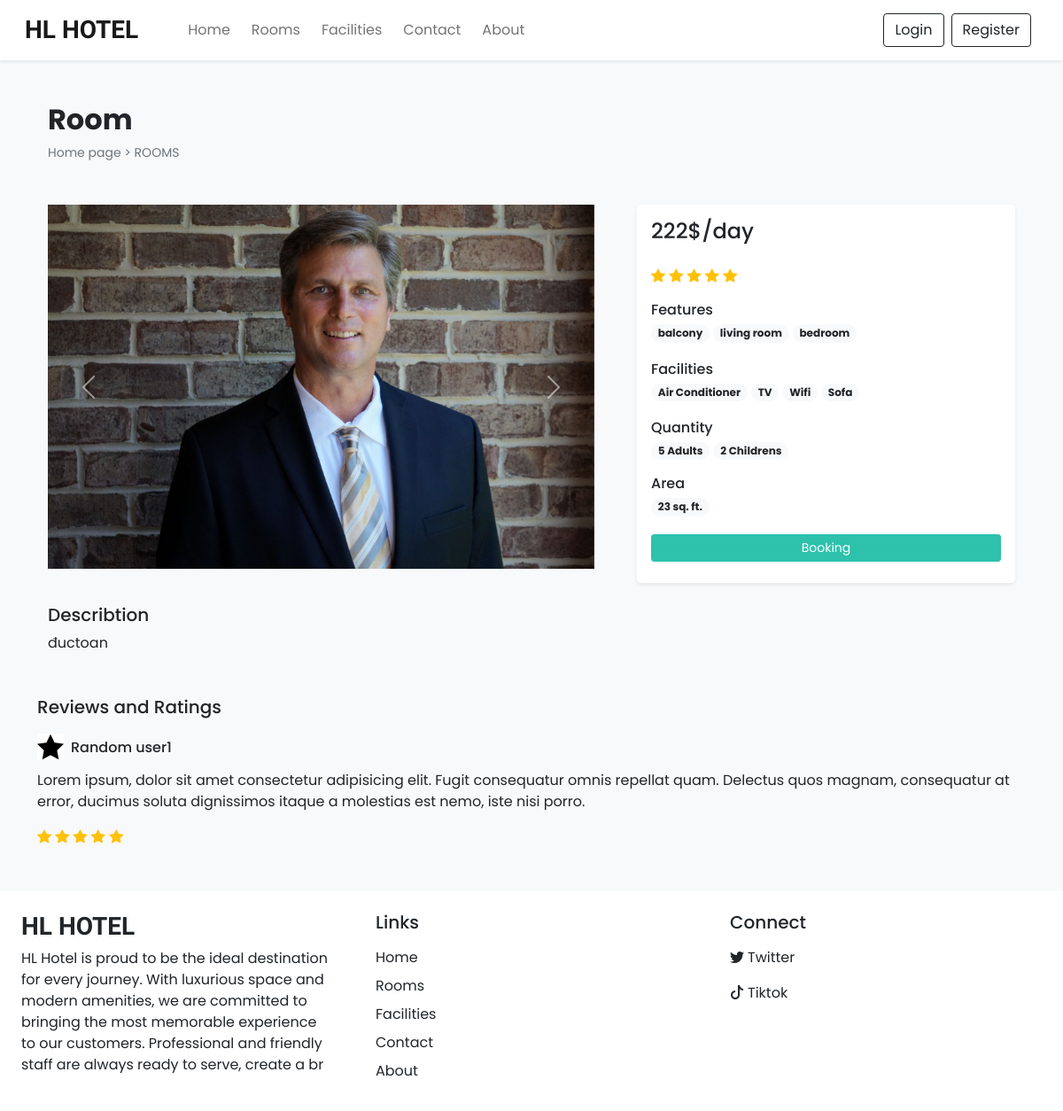
Screenshot of /room_details.php?id=16 with the database file from the repository.
### tables this page shows
CREATE TABLE `settings` (
  `sr_no` int(11) NOT NULL,
  `site_title` varchar(50) NOT NULL,
  `site_about` varchar(255) NOT NULL,
  `shutdown` tinyint(1) NOT NULL
);

CREATE TABLE `rooms` (
  `id` int(11) NOT NULL,
  `name` varchar(150) NOT NULL,
  `area` int(11) NOT NULL,
  `price` int(11) NOT NULL,
  `quantity` int(11) NOT NULL,
  `adult` int(11) NOT NULL,
  `children` int(11) NOT NULL,
  `description` varchar(500) NOT NULL,
  `status` tinyint(4) NOT NULL DEFAULT 1,
  `removed` int(11) NOT NULL DEFAULT 0
);

CREATE TABLE `features` (
  `id` int(11) NOT NULL,
  `name` varchar(50) NOT NULL
);

CREATE TABLE `facilities` (
  `id` int(11) NOT NULL,
  `icon` varchar(50) NOT NULL,
  `name` varchar(60) NOT NULL,
  `description` varchar(250) NOT NULL
);

### admin/inc/db_config.php (called while the page is built, shortened)
<?php
    function select($sql, $values, $datatypes){
        $con = $GLOBALS['con'];
        if($stmt = mysqli_prepare($con, $sql)){
            mysqli_stmt_bind_param($stmt, $datatypes,...$values);
            if(mysqli_stmt_execute($stmt)){
                $res = mysqli_stmt_get_result($stmt);
                return $res;
            }
            else{
                mysqli_stmt_close($stmt);
                die("Query cannot be executed - Select");
            }
        }
        else{
            die("Query cannot be prepared - Select");
        }
    }
 ?>

### room_details.php (the view, shortened to what this page needs)
<!DOCTYPE html>
<html lang="en">
<head>
    <?php require('inc/links.php') ?>
</head>
<body class="bg-light">
    <?php require('inc/header.php') ?>
     <?php
        $data = filteration($_GET);
        $room_res = select("SELECT * FROM `rooms` WHERE `id`=? AND `status`=? AND `removed`=?", [$data['id'],1,0], 'iii');
        $room_data = mysqli_fetch_assoc($room_res);
    ?>
    <div class="container">
        <div class="row">
            <div class="my-5 px-4">
                <h2 class="fw-bold"><?php echo $room_data['name']?></h2>
                <div style="font-size: 14px;">
                    <a href="index.php" class="text-secondary text-decoration-none">Home page</a>
                    <span class="text-secondary"> > </span>
                    <a href="Rooms.php" class="text-secondary text-decoration-none">ROOMS</a>
                </div>
            </div>
            <div class="col-lg-7 col-md-12 px-4">
                <div id="roomCarousel" class="carousel slide" data-bs-ride="carousel">
                    <div class="carousel-inner">
                        <?php
                            $room_img = ROOMS_IMG_PATH."1.jpg";
                            $img_q = mysqli_query($con, "SELECT * FROM `room_images`
                            WHERE `room_id`='$room_data[id]' ");
                            if (mysqli_num_rows($img_q) > 0){
                                $active_class ='active';
                                while ($img_res = mysqli_fetch_assoc($img_q)){
                                    echo "<div class='carousel-item $active_class'>
                                            <img src='".ROOMS_IMG_PATH.$img_res['image']."' class='d-block w-100 rounded'>
                                        </div>";
                                    $active_class='';
                                }
                            }
                            else{
                                echo"<div class='carousel-item active'>
                                    <img src='$room_img' class='d-block w-100'>
                                    </div>";
                            }
                        ?>
                    </div>
                    <button class="carousel-control-prev" type="button" data-bs-target="#roomCarousel" data-bs-slide="prev">
                        <span class="carousel-control-prev-icon" aria-hidden="true"></span>
                    </button>
                    <button class="carousel-control-next" type="button" data-bs-target="#roomCarousel" data-bs-slide="next">
                        <span class="carousel-control-next-icon" aria-hidden="true"></span>
                    </button>
                    </div>
            </div>
            <div class="col-lg-5 col-md12 px-4">
            <div class="card ,mb-4 border-0 shadow-sm rounded-3">
                <div class="card-body">
                    <?php
                    echo <<<price
                        <h4 class="mb-4">$room_data[price]$/day</h4>
                    price;
                    echo <<<rating
                        <div class="mb-3">
                            <i class="bi bi-star-fill text-warning"></i>
                            <i class="bi bi-star-fill text-warning"></i>
                            <i class="bi bi-star-fill text-warning"></i>
                            <i class="bi bi-star-fill text-warning"></i>
                            <i class="bi bi-star-fill text-warning"></i>
                        </div>
                    rating;
                    $fea_q = mysqli_query($con,"SELECT f.name FROM `features` f
                        INNER JOIN `room_features` rfea ON f.id = rfea.features_id
                        WHERE rfea.room_id = '$room_data[id]'");
                    $features_data = "";
                        while($fea_row = mysqli_fetch_assoc($fea_q)){
                            $features_data .= "<span class='badge rounded-pill bg-light text-dark text-wrap me-1 mb-1'>
                                       $fea_row[name]
                                    </span>";
                        }
                        echo<<<features
                            <div class="mb-3">
                                <h6 class="mb-1">Features</h6>
                                 $features_data
                            </div>
                        features;
                            $fac_q = mysqli_query($con, "SELECT f.name FROM `facilities` f
                            INNER JOIN `room_facilities` rfac ON f.id = rfac.facilities_id
                            WHERE rfac.room_id = '$room_data[id]'");
                            $facilities_data = "";
                            while($fac_row = mysqli_fetch_assoc($fac_q)){
                            $facilities_data .= "<span class='badge rounded-pill bg-light text-dark text-wrap  me-1 mb-1'>
                                       $fac_row[name]
                                    </span>";
                        }
                        echo<<<facilities
                            <div class="mb-3">
                                <h6 class="mb-1">Facilities</h6>
                                 $facilities_data
                            </div>
                        facilities;
                        echo<<<guests
                            <div class="mb-3">
                                <h6 class="mb-1">Quantity</h6>
                                    <span class='badge rounded-pill bg-light text-dark text-wrap'>
                                    $room_data[adult] Adults
                                    </span>
                                    <span class='badge rounded-pill bg-light text-dark text-wrap'>
                                    $room_data[children] Childrens
                                    </span>
                            </div>
                        guests;
                        echo<<<area
                            <div class="mb-3">
                                <h6 class="mb-1">Area</h6>
                                <span class='badge rounded-pill bg-light text-dark text-wrap me-1 mb-1'>
                                    $room_data[area] sq. ft.
                                </span>
                            </div>
                        area;
                        if ( !$settings_r['shutdown']){
                            $login = 0;
                            echo<<<book
                                <button onclick='checkLoginToBook($login,$room_data[id])' class='btn btn-sm w-100 text-white custom-bg shadow-none mb-2'>Booking</button>
                            book;
                        }
                    ?>
                </div>
            </div>
        </div>
            <div class="col-12 mt-4 px-4">
                <div class="mb-5">
                    <h5>Describtion</h5>
                    <p>
                        <?php echo $room_data['description'] ?>
                    </p>
                </div>
            </div>
            <h5 class="mb-3">Reviews and Ratings</h5>
            <div>
                <div class="d-flex align-items-center mb-2">
                    <img src="./images//facilities/star.png" width="30px">
                    <h6 class="m-2 ms-2">Random user1</h6>
                </div>
                <p>
                    Lorem ipsum, dolor sit amet consectetur adipisicing elit.
                     Fugit consequatur omnis repellat quam. Delectus quos magnam, consequatur at error,
                    ducimus soluta dignissimos itaque a molestias est nemo, iste nisi porro.
                </p>
                <div class="rating">
                    <i class="bi bi-star-fill text-warning"></i>
                    <i class="bi bi-star-fill text-warning"></i>
                    <i class="bi bi-star-fill text-warning"></i>
                    <i class="bi bi-star-fill text-warning"></i>
                    <i class="bi bi-star-fill text-warning"></i>
                </div>
            </div>
        </div>
    </div>
    <?php require('inc/footer.php') ?>
</body>
</html>

### inc/header.php (shortened to what this page needs)
<nav id="nav-bar" class="navbar navbar-expand-lg navbar-light bg-white px-lg-3 py-lg-2 shadow-sm sticky-top">
    <div class="container-fluid">
        <a class="navbar-brand me-5 fw-bold fs-3 h-font" href="index.php"><?php echo $settings_r['site_title'] ?></a>
        <div class="collapse navbar-collapse" id="navbarSupportedContent">
        <ul class="navbar-nav me-auto mb-2 mb-lg-0">
            <li class="nav-item">
            <a class="nav-link me-2" href="index.php">Home</a>
            </li>
            <li class="nav-item">
            <a class="nav-link me-2" href="Rooms.php">Rooms</a>
            </li>
            <li class="nav-item">
            <a class="nav-link me-2" href="Facilities.php">Facilities</a>
            </li>
            <li class="nav-item">
            <a class="nav-link me-2" href="Contact.php">Contact</a>
            </li>
            <li class="nav-item">
            <a class="nav-link me-2" href="About.php">About</a>
            </li>
        </ul>
        <div class="d-flex">
            <?php
                if(isset($_SESSION['login']) && $_SESSION['login'] == true)
                {
                    echo<<<data
                        <div class="btn-group">
                            <button type="button" class="btn btn-outline-dark shadow-none dropdown-toggle" data-bs-toggle="dropdown" data-bs-display="static" aria-expanded="false">
                                $_SESSION[uName]
                            </button>
                            <ul class="dropdown-menu dropdown-menu-lg-end">
                                <li><a class="dropdown-item" href="./admin/dashboard.php">Profile</a></li>
                                <li><a class="dropdown-item" href="bookings.php">Bookings</a></li>
                                <li><a class="dropdown-item" href="logout.php">Logout</a></li>
                            </ul>
                        </div>
                    data;
                }
                else{
                    echo<<<data
                        <button type="button" class="btn btn-outline-dark  shadow-none me-lg-2 me-3" data-bs-toggle="modal" data-bs-target="#loginModal">
                            Login
                        </button>
                        <button type="button" class="btn btn-outline-dark  shadow-none me-lg-2 me-3" data-bs-toggle="modal" data-bs-target="#registerModal">
                            Register
                        </button>
                    data;
                }
            ?>
        </div>
        </div>
    </div>
</nav>

### inc/footer.php (shortened to what this page needs)
<div class="container-fluid bg-white mt-5">
    <div class="row">
        <div class="col-lg-4 p-4">
            <h3 class="h-font fw-bold fs-3 mb-2"><?php echo $settings_r['site_title'] ?></h3>
            <p>
                <?php echo $settings_r['site_about'] ?>
            </p>
        </div>
        <div class="col-lg-4 p-4">
            <h5 class="mb-3">Links</h5>
            <a href="index.php" class="d-inline-block mb-2 text-dark text-decoration-none">Home</a><br>
            <a href="Rooms.php" class="d-inline-block mb-2 text-dark text-decoration-none">Rooms</a><br>
            <a href="Facilities.php" class="d-inline-block mb-2 text-dark text-decoration-none">Facilities</a><br>
            <a href="Contact.php" class="d-inline-block mb-2 text-dark text-decoration-none">Contact</a><br>
            <a href="About.php" class="d-inline-block mb-2 text-dark text-decoration-none">About</a>
        </div>
        <div class="col-lg-4 p-4">
            <h5 class="mb-3">
                Connect
            </h5>
            <?php
                if($contact_r['fb']=''){
                    echo<<<data
                        <a href="#" class="d-inline-block mb-3 text-dark text-decoration-none">
                            <i class="bi bi-facebook me-1"></i>Facebook
                        </a><br>
                    data;
                }
            ?>
            <a href="<?php echo $contact_r['tw'] ?>" class="d-inline-block mb-3 text-dark text-decoration-none">
                <i class="bi bi-twitter me-1"></i>Twitter
            </a><br>
            <a href="<?php echo $contact_r['tt'] ?>" class="d-inline-block mb-3 text-dark text-decoration-none">
                <i class="bi bi-tiktok me-1"></i>Tiktok
            </a>
        </div>
    </div>
</div>

### css/style.css (style rules this page uses)
:root { --teal: #2ec1ac; --teal_hover: #279e8c; }
* { font-family: 'Poppins', sans-serif; }
.h-font { font-family: 'Merienda', cursive; }
.custom-bg { background-color: var(--teal); border: 1px solid var(--teal); }

### rows the page displays
settings: site_title "HL HOTEL", site_about "HL Hotel is proud to be the ideal destination for every journey. With luxurious space and modern amenities, we are committed to bringing the most memorable experience to our customers. Professional and friendly staff are always ready to serve, create a br"
rooms: name "Room", price "222", adult "5", children "2", area "23", description "đuctoan"
features: name "balcony"
features: name "living room"
features: name "bedroom"
facilities: name "Air Conditioner"
facilities: name "TV"
facilities: name "Wifi"
facilities: name "Sofa"
